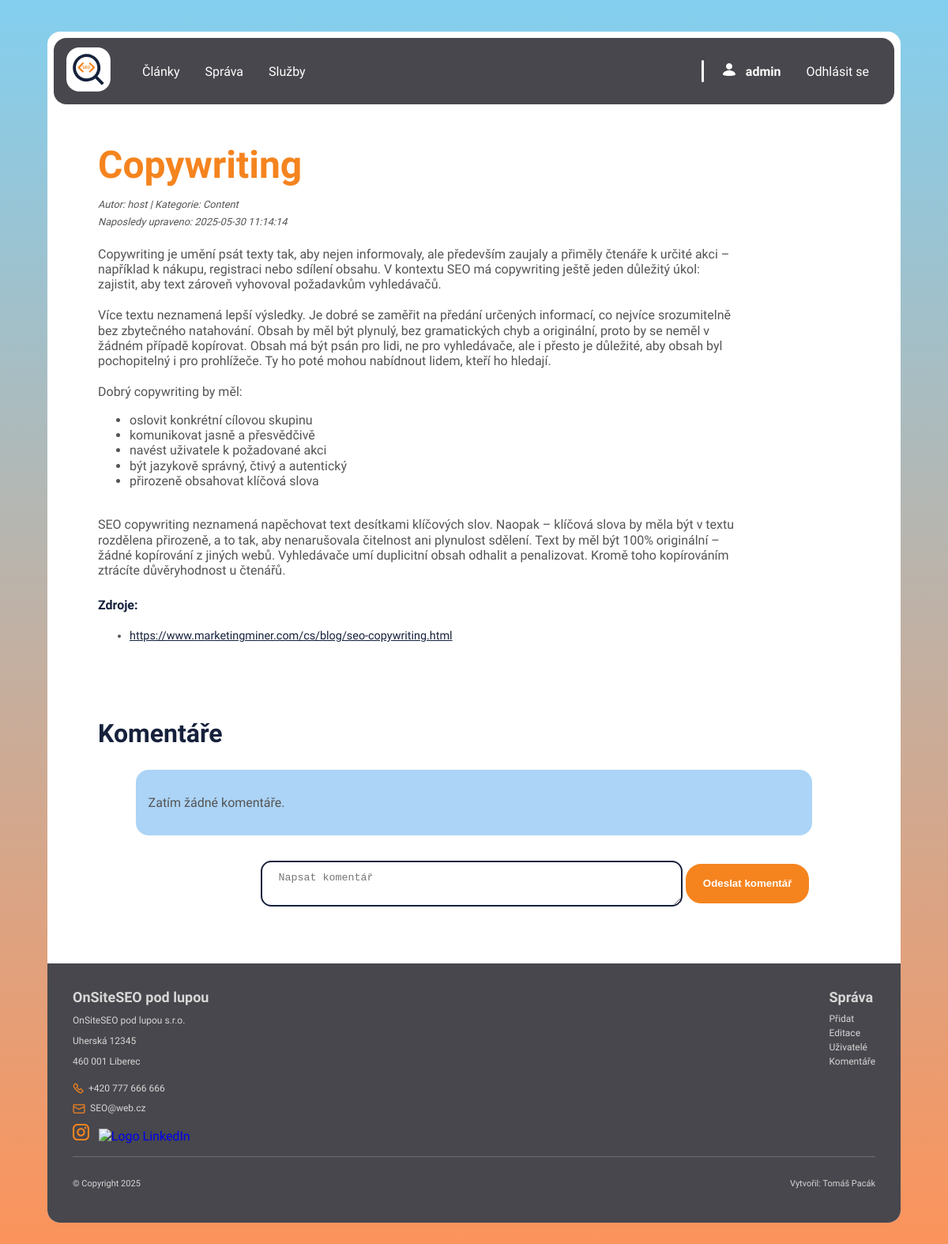
/app/views/blog/clanek_detail.php?id=8 (signed in), run on the app's committed database.
### tables this page shows
CREATE TABLE `clanky` (
  `id` int(11) NOT NULL,
  `title` varchar(255) NOT NULL,
  `author` varchar(255) NOT NULL,
  `category` varchar(100) DEFAULT NULL,
  `text` mediumtext NOT NULL,
  `sources` text NOT NULL,
  `images` longtext DEFAULT NULL CHECK (json_valid(`images`)),
  `created_at` timestamp NOT NULL DEFAULT current_timestamp(),
  `updated_at` timestamp NOT NULL DEFAULT current_timestamp() ON UPDATE current_timestamp(),
  `user_id` int(11) NOT NULL
);

### app/models/Clanek.php (called while the page is built, shortened)
<?php
class Clanek {
    private $db;
    public function __construct($db) {
        $this->db = $db;
    }
    public function getById($id) {
        $sql = "SELECT * FROM clanky WHERE id = :id";
        $stmt = $this->db->prepare($sql);
        $stmt->execute([':id' => $id]);
        return $stmt->fetch(PDO::FETCH_ASSOC);
    }
}

### app/views/blog/clanek_detail.php (the view, shortened to what this page needs)
<?php
require_once '../../models/Clanek.php';
$db = (new Database())->getConnection();
$clanekModel = new Clanek($db);
$clanek = $clanekModel->getById((int)$_GET['id']);
$commentModel = new Comment($db);
$komentare = $commentModel->getByClanekId($clanek['id']);
?>
<!DOCTYPE html>
<html lang="cz">
<head>
    <link rel="stylesheet" href="../../../public/css/typography.css">
    <link rel="stylesheet" href="../../../public/css/layout.css">
    <link rel="stylesheet" href="../../../public/css/style.css">
    <link rel="stylesheet" href="../../../public/css/richtext.min.css">
    <link rel="stylesheet" href="https://maxcdn.bootstrapcdn.com/font-awesome/4.7.0/css/font-awesome.min.css">
</head>
<body>
    <div class="page">
        <div>
            <div class="menu">
                <div class="navbar">
                    <a href="./index.php" class="navbar__logo"><img class="img--responsiv" src="../../../public/img/logo.svg" alt="logo"></a>
                    <nav class="hamburger-nav hamburger-zone">
                        <menu>
                            <div class="menuLeft menuRight">
                                <li class="menu__item"><a href="./clanky.php">Články</a></li>
                                <li class="menu__item"><a href="../admin/clanek_create.php">Správa</a></li>
                                <li class="menu__item"><a href="./sluzby.php">Služby</a></li>
                            </div>
                            <?php if (isset($_SESSION['username'])): ?>
                                <div class="menuRight">
                                    <div class="line"></div>
                                    <li class="menu__item">
                                        <div class="userLoged">
                                            <div class="iconContainer"><img class="img--responsiv" src="../../../public/img/icon_user.svg" alt="ikona uzživatele"></div>
                                            <p class="userLoged__text"><strong><?= htmlspecialchars($_SESSION['username']) ?></strong></p>
                                        </div>
                                    </li>
                                    <li class="menu__item">
                                        <a class="nav-link" href="../../controllers/logout.php">Odhlásit se</a>
                                    </li>
                                </div>
                            <?php endif; ?>
                        </menu>
                    </nav>
                </div>
            </div>
        </div>
        <main class="page__wrapper">
            <article>
                <h1 class="clanek__title"><?= htmlspecialchars($clanek['title']) ?></h1>
                <p class="clanek__autor">Autor: <?= htmlspecialchars($clanek['author']) ?> | Kategorie: <?= htmlspecialchars($clanek['category']) ?></p>
                <p class="clanek__autor">Naposledy upraveno: <?= htmlspecialchars($clanek['updated_at']) ?></p>
                <div class="clanek__content">
                    <?= html_entity_decode($clanek['text']) ?>
                </div>
                <?php
                    $sources = json_decode($clanek['sources'], true);
                    if (is_array($sources) && !empty($sources)) {
                        echo '<h4 class="clanek__zdroje">Zdroje:</h4>';
                        echo '<ul>';
                        foreach ($sources as $source) {
                            echo '<li class="clanek__zdroj"> <a class="link" href="' . $source . '" target="_blank" rel="noopener noreferrer">' . $source . '</a></li>';
                        }
                        echo '</ul>';
                    }
                ?>
            </article>
            <section class="komentare">
                <h2>Komentáře</h2>
                <div class="komentare_wrapper">
                    <div class="komentare_vypis">
                        <?php if (!empty($komentare)): ?>
                                <?php foreach ($komentare as $komentar): ?>
                                    <div class="komentar" >
                                        <p class="komentar__autor"><?= htmlspecialchars($komentar['username']) ?></p>
                                        <p class="komentar__date"><?= htmlspecialchars($komentar['created_at']) ?></p>
                                        <p class="komentar__text"><?= nl2br(htmlspecialchars($komentar['text'])) ?></p>
                                    </div>
                                <?php endforeach; ?>
                        <?php else: ?>
                            <p class="message">Zatím žádné komentáře.</p>
                        <?php endif; ?>
                    </div>
                    <div>
                        <?php if (isset($_SESSION['user_id'])): ?>
                            <form class="komentare_pridat" method="post"  action="../../controllers/CommentController.php">
                                <textarea class="form-control form-control--komentar" name="text" placeholder="Napsat komentář" required></textarea>
                                <button class="btn" type="submit">Odeslat komentář</button>
                            </form>
                        <?php else: ?>
                            <p class="warning"><a class="link" href="../auth/login.php">Přihlas se</a> pro přidání komentáře, nemáš účet? <a class="link" href="../auth/register.php">Registruj se</a></p>
                        <?php endif; ?>
                    </div>
                </div>
            </section>
        </main>
        <footer>
            <div class="footer">
                <div class="footer__mainWrapper">
                    <div class="footer__kategory">
                        <p class="footer__title">OnSiteSEO pod lupou</p>
                        <div class="footer__wrapper">
                            <div>
                                <p class="footer__neodkaz">OnSiteSEO pod lupou s.r.o.</p>
                                <p class="footer__neodkaz">Uherská 12345</p>
                                <p class="footer__neodkaz">460 001 Liberec</p>
                            </div>
                            <div class="footer__wrapper2">
                                <a class="footer__odkaz footer__odkaz--tel" href="tel:+420777666666">+420 777 666 666</a>
                                <a class="footer__odkaz footer__odkaz--mail" href="mailto:obchod@l3web.cz">SEO@web.cz</a>
                                <div class="footer__icons">
                                    <a href="#"><img class="footer__icon" src="../../../public/img/icon_instagram.svg" alt="Logo Instagram"></a>
                                    <a href="#"><img class="footer__icon" src="../../../public/img/footer_linkedin.svg" alt="Logo LinkedIn"></a>
                                </div>
                            </div>
                        </div>
                    </div>
                    <div class="footer__kategory">
                        <p class="footer__title">Správa</p>
                        <div class="footer__text">
                            <a class="footer__odkaz" href="../admin/clanek_create.php">Přidat</a>
                            <a class="footer__odkaz" href="../admin/clanky_edit_delete.php">Editace</a>
                            <?php if (isset($_SESSION['role']) && $_SESSION['role'] === 'admin'): ?>
                                <a class="footer__odkaz" href="../admin/users_edit_delete.php">Uživatelé</a>
                                <a class="footer__odkaz" href="../admin/komentare_delete.php">Komentáře</a>
                            <?php endif; ?>
                        </div>
                    </div>
                </div>
                <div class="footer__line"></div>
                <div class="footer__paticka">
                    <div class="paticka__wrapper">
                        <p>© Copyright 2025</p>
                    </div>
                    <p>Vytvořil: Tomáš Pacák</p>
                </div>
            </div>
        </footer>
    </div>
</body>
</html>

### public/css/typography.css (style rules this page uses)
:root { --text:#545454; --primalC: #f5841f; --secondaryC: #16213C; --gradientBg: linear-gradient(to right, #fd935a, #83cfef); --bg:#ffffff; --btnH: #acd4f7; --cardBg:#2A2A2A; --bg-footer:#47474D; --text-footer:#d7d7d7; }
html { font-family: 'Hanken Grotesk', sans-serif; font-weight: 400; font-size: 16px !important; color: var(--text); }
h1 { font-size: clamp(1.6rem, 4.5vw, 3rem); color: var(--primalC); }
h2 { font-size: clamp(1.4rem, 3vw, 2rem); }
h2, h3, h4, .log__title { color: var(--secondaryC); }
a:not(.link) { text-decoration: none; }
.link { color: var(--secondaryC); }
.clanek__title { margin-bottom: 0.3em; }
.clanek__autor { font-size: 0.8em; font-size: 0.8em; margin: 0.5em 0; font-style: italic; }
.clanek__zdroj { font-size: 0.9em; }
.footer__odkaz { text-decoration: none; color: var(--footerText); font-weight: 400; font-size: 12px; }
.footer__neodkaz { text-decoration: none; color: var(--footerText); font-weight: 400; font-size: 12px; }
.footer__title { font-weight: 800; font-size: 18px; margin: 0; }
.footer__paticka { font-weight: 400; font-size: 11px; }

### public/css/layout.css (style rules this page uses)
.page { margin: 2.5em auto; max-width: 90%; }
.page__wrapper, .head__wrapper { padding: 0.5em; }
.navbar { margin: 0.5em; margin-bottom: 0; }
.uvod, section { margin-bottom: 5em; }
.komentare_vypis { max-height: 20em; overflow-y: scroll; }
.komentare { margin-top: 4em; }
@media (min-width: 538px) { .page__wrapper { padding: 0.5em 2em; } }
@media (min-width: 538px) { .form-control--komentar { max-width: 40em; } }
@media (min-width: 538px) { .clanek__content { margin-right: 2em; } }
@media (min-width: 961px) { .page__wrapper { padding: 0.5em 4em; } }
@media (min-width: 961px) { .uvod, section { margin-bottom: 4em; } }
@media (min-width: 961px) { .clanek__content { max-width: 85%; } }
@media (min-width: 961px) { .komentare { margin-top: 6em; } }
@media (min-width: 961px) { .komentare_wrapper { max-width: 90%; margin: 0 auto; } }

### data on the page
clanky: title "Copywriting", author "host", category "Content", updated_at "2025-05-30 11:14:14", text "Copywriting je umění psát texty tak, aby nejen informovaly, ale především zaujaly a přiměly čtenáře k určité akci – například k n á kupu, registraci nebo sd í len í obsahu. V kontextu SEO m á copywriting je š t ě jeden d ů le ž it ý ú kol: zajistit, aby text z á rove ň vyhovoval po ž adavk ů m vyhled á va čů . Více textu neznamená lepší výsledky. Je dobré se zaměřit na předání určených informací, co nejvíce srozumitelně bez zbytečného natahování. Obsah by měl být plynulý, bez gramatických chyb a originální, proto by se neměl v žádném případě kopírovat. Obsah má být psán pro lidi, ne pro vyhledávače, ale i přesto je důležité, aby obsah byl pochopitelný i pro prohlížeče. Ty ho poté mohou…", sources "https://www.marketingminer.com/cs/blog/seo-copywriting.html"

### other printed values
$_SESSION['username'] "admin"
